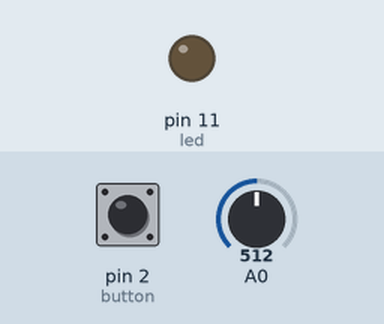
Recording of a sketch running on a simulated Arduino Uno, built with avr-gcc and run on an emulated ATmega328P. On the bench: output pins drawn as LEDs (lit = HIGH). The test bench sets the inputs (shaded band); at power-on: pin 2 (button) HIGH, A0 = 512. What the sketch prints to the serial monitor is not drawn.

Above: at 1.2 s.
1.3 s: pin 2 (button) pulled LOW for 0.15 s
At 2.5 s:
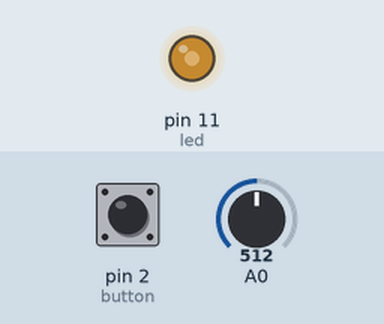
2.9 s: A0 set to 716
At 3.9 s:
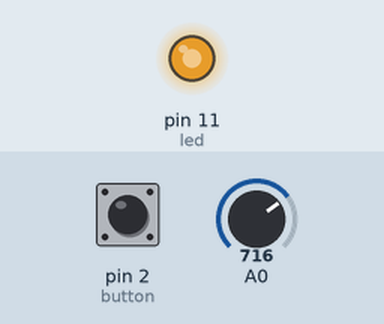
4.4 s: A0 set to 306
At 4.9 s:
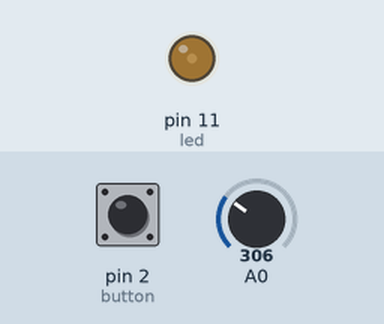
5.9 s: A0 set to 511
At 7.1 s:
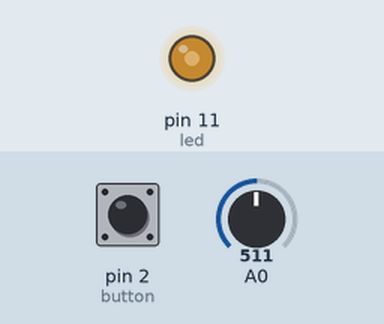
7.4 s: pin 2 (button) pulled LOW for 1 s
At 8.4 s:
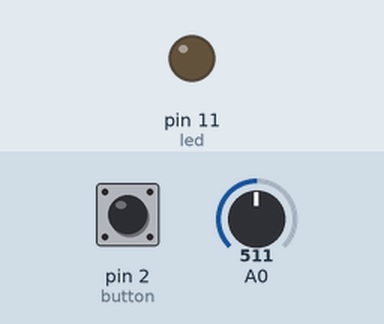
9.9 s: pin 2 (button) pulled LOW for 3.2 s
At 10.3 s:
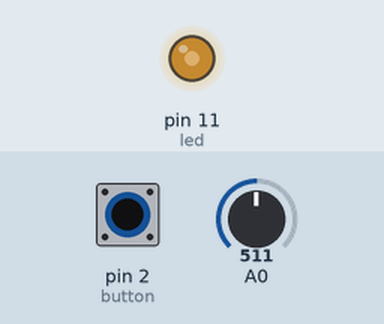
Timing chart, 0 to 12.9 s (numbered marks = the images above; inputs shaded):
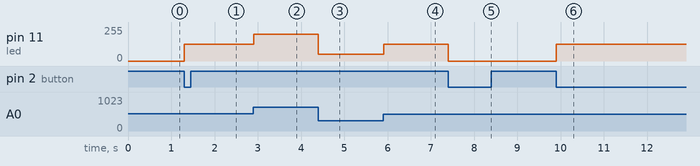

Measured:
- after the input at 1.3 s, pin 11 (led): 0/255 → 126/255 at once
- after the input at 2.9 s, pin 11 (led): 126/255 → 200/255 at once
- after the input at 4.4 s, pin 11 (led): 200/255 → 51/255 at once
- after the input at 5.9 s, pin 11 (led): 51/255 → 126/255 at once
- after the input at 7.4 s, pin 11 (led): 126/255 → 0/255 at once
- after the input at 9.9 s, pin 11 (led): 0/255 → 126/255 at once

The sketch:

dimmable_light_switch.ino
```cpp
/*
* Based off of the arduino example code.
*
* This was written for use with the tutorial at:
* https://github.com/SLERP/slerp-base/wiki/Dimmable-Light-Switch
*
* It will take a voltage level and send out a proportional
* PWM signal. Toggle the PWM with a digital input.
*
*/

// We name our pins with something sensible
int led = 11;
int button = 2;

// Some state variables
bool blinking = false;
int lastButton = 1;
int pwmPulseWidth;
long lastTime = 0;
long debounce = 50;

// the setup routine runs once when you press reset:
void setup() {
  // initialize the digital pin as an output.
  pinMode(led, OUTPUT);             // set LED pin to power LED
  pinMode(button, INPUT);           // set pin to input
  digitalWrite(button, HIGH);       // turn on pullup resistors
  Serial.begin(9600);               // Serial output for debug
}

// the loop routine runs over and over again forever:
void loop() {

  // Read a voltage level at the analog input
  int sensorValue = analogRead(A0);
  // Check if the button has been pressed
  int buttonState = digitalRead(button);

  // Debounce/Toggle Logic for the button
  if(lastButton == HIGH && buttonState == LOW && millis() - lastTime > debounce)  {
    // If Led is on, turn it off
    if(blinking)  {
      blinking = false;
      digitalWrite(led,LOW);
    }
    // If LED is off, turn it on
    else  {
      blinking = true;
      digitalWrite(led,HIGH);
    }
    lastTime = millis();
  }
  lastButton = buttonState;

  // PWM
  // Based on the voltage level input range, scale
  // the values so that the potentiometer gives us a full
  // 8 bits of PWM resolution.
  pwmPulseWidth = (float(sensorValue)/700) * 255 - 60;
  if (pwmPulseWidth > 255) {
   // 2^8 = 256
   pwmPulseWidth = 255;
  }
  if (pwmPulseWidth < 0 )  {
    pwmPulseWidth = 0;
  }

  // For debug (use Arduino serial monitor in IDE).
  Serial.println(pwmPulseWidth);

  // Write the PWM value to the digital pin
  // analogWrite produces PWM output with 8bit resolution
  if(blinking)  {
      analogWrite(led,pwmPulseWidth);
  }

  // Repeat loop 1kHz
  delay(1);
}
```
